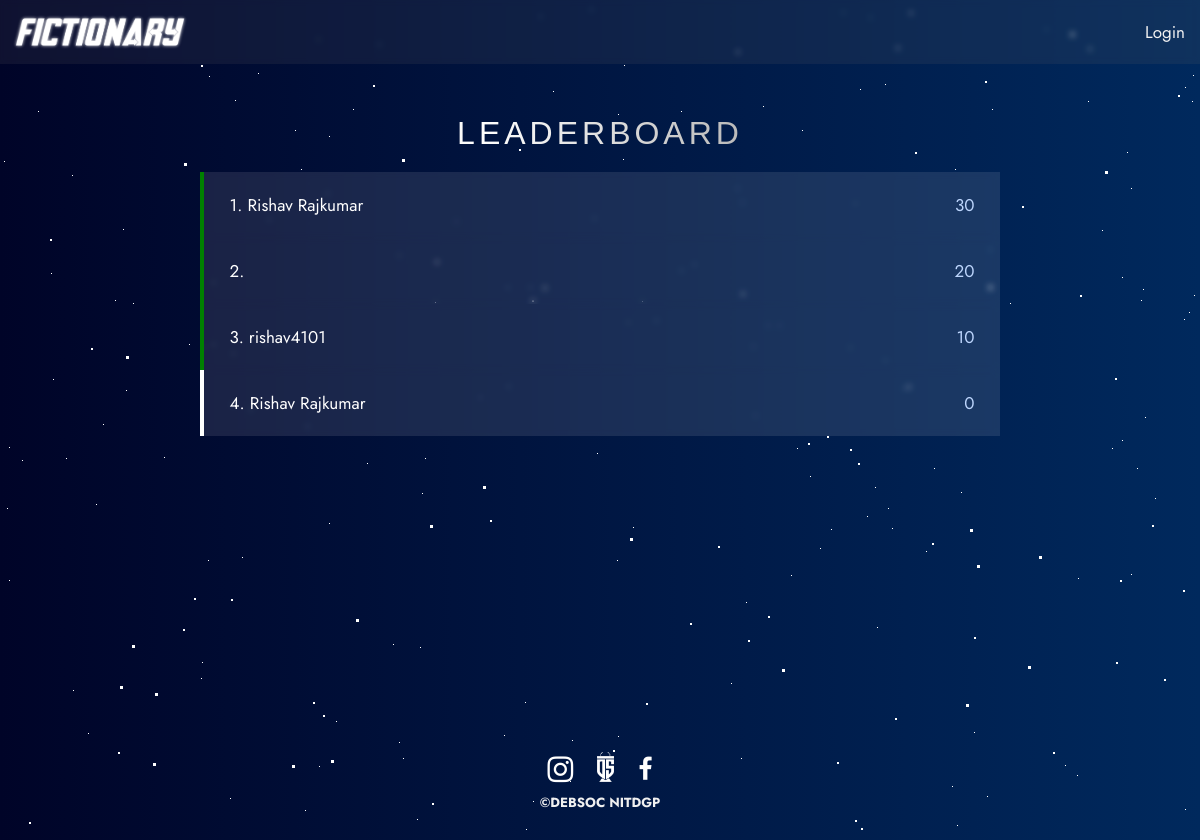
Page /leaderboard/ on the committed database.
### quizapp/models.py (models this page shows, shortened)
class Myusers(models.Model):
    name = models.CharField(max_length=50)
    email = models.CharField(max_length=50,default=None,unique=True)
    choice = models.CharField(max_length=30,null=True)
    score = models.IntegerField(default=0)   # The no. of correct answers
    rank=models.IntegerField(null=True)
    day = models.IntegerField(default=1)
    qno = models.IntegerField(default = 1)
    lastcorrectans = models.DateTimeField(auto_now=True)
    class Meta:
        ordering =['-score','lastcorrectans']
    def ranks(self):
        players=self.objects.all()
        rank=1
        active = config.current_config(config)
        for player in players:
            player.rank=rank
            rank +=1
        return players

### quizapp/views.py (the view)
# urls.py: url(r'^leaderboard/', views.leaderboard, name='leaderboard'),
def leaderboard(request):
    users = Myusers.ranks(Myusers)
    if request.user.is_authenticated:
        player = request.user
        name = player.email
        return render(request, 'leaderboard.html', {'users':users, 'nam':name})
    else:
        return render(request, 'leaderboard.html', {'users':users})

### templates/leaderboard.html (shortened to what this page needs)
{% extends "base.html" %}
{% load socialaccount %}
{% block content %}
<div class="head">
    <br><br><br>
    <p>LEADERBOARD</p>
</div>
<div class="lwrap">
{% for obj in users %}
{% if obj.email == nam %}
<div class="lbbox" style="background-color:rgba(82, 186, 235, 0.4); border-left: 4px solid rgb(0, 162, 255);">
    <p> {{ obj.rank  }}. {{ obj.name }} <span style="color:rgb(188, 213, 252); float:right;">{{obj.score}}</span>
    </p>
</div>
{% elif obj.rank < 4 %}
<div class="lbbox" style="border-left: 4px solid green;">
    <p> {{ obj.rank  }}. {{ obj.name }} <span style="color:rgb(188, 213, 252); float:right;">{{obj.score}}</span>
    </p>
</div>
{% else %}
<div class="lbbox">
    <p> {{ obj.rank  }}. {{ obj.name }} <span style="color:rgb(188, 213, 252); float:right;">{{obj.score}}</span>
    </p>
</div>
{% endif %}
{% endfor %}
</div>
{%endblock%}

### static/css/style.css (style rules this page uses)
html { background-size: cover; background-repeat: no-repeat; background-attachment: fixed; height: 100%; overflow-x: hidden; overflow-y: scroll; background: linear-gradient(-90deg, #000428, #004e92, #000428); background-size: 400% 100%; animation: gradient 6s ease infinite; font-family: 'Jost', sans-serif; }
body { margin: 0; padding: 0; z-index: 1; overflow-y: scroll; height: 100%; width: 100%; font-family: 'Jost', sans-serif; -ms-overflow-style: none; scrollbar-width: none; }
* { box-sizing: border-box; }
.lwrap { height: 60vh; overflow-x: hidden; overflow-y: scroll; -ms-overflow-style: none; scrollbar-width: none; }
.lbbox { background-color: rgba(255, 255, 255, 0.1); color: #fff; box-sizing: border-box; max-width: 800px; width: 90%; margin: 0 auto; padding: 6px; font-size: 17px; border-left: 4px solid white; backdrop-filter: blur(3px); }
.lbbox p { width: 95%; margin: 15px auto; }
.head { margin: 20px auto; text-align: center; }
.head p { align-content: center; margin: 20px auto; position: relative; font-family: sans-serif; text-transform: uppercase; font-size: 2em; letter-spacing: 4px; overflow: hidden; background: linear-gradient(90deg, #808080, #FFF, #808080); background-repeat: no-repeat; background-size: 80%; animation: animate 4s linear infinite; -webkit-background-clip: text; -webkit-text-fill-color: rgba(255, 255, 255, 0); }

### rows in the picture
Myusers: rank "1", name "Rishav Rajkumar", score "30"
Myusers: rank "2", score "20"
Myusers: rank "3", name "rishav4101", score "10"
Myusers: rank "4", name "Rishav Rajkumar", score "0"
